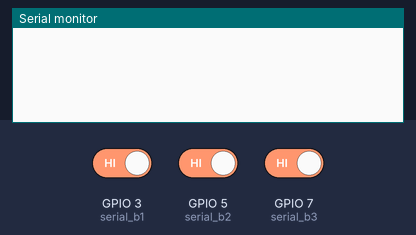
Bench run of a sketch on a simulated ESP32-S3. On the bench: the last lines printed to the serial monitor. The test bench sets the inputs (shaded band); at power-on: GPIO 3 (serial_b1) HIGH, GPIO 5 (serial_b2) HIGH, GPIO 7 (serial_b3) HIGH.

Above: at 1.2 s.
1.3 s: GPIO 3 (serial_b1) driven LOW
At 1.41 s:
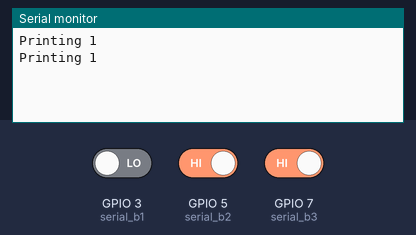
3.2 s: GPIO 5 (serial_b2) driven LOW
At 3.21 s:
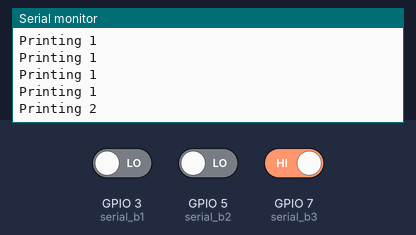
4.7 s: GPIO 7 (serial_b3) driven LOW
At 4.71 s:
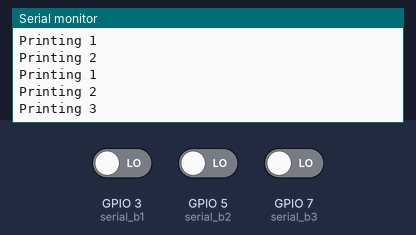
Timing chart, 0 to 7.7 s (numbered marks = the images above; inputs shaded):
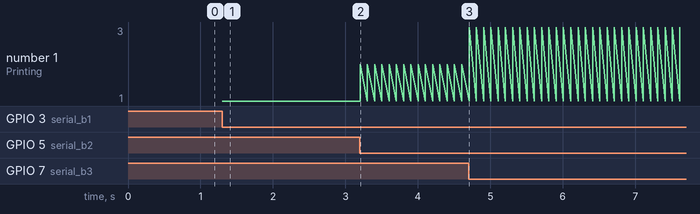

The sketch:

Send_receive_data.ino
```cpp
#include <HardwareSerial.h>
uint8_t serial_rx_pin = 15;
uint8_t serial_tx_pin = 14;

uint8_t serial_b1 = 3;
uint8_t serial_b2 = 5;
uint8_t serial_b3 = 7;

HardwareSerial xSerial(1);

void setup() {
  // put your setup code here, to run once:
  xSerial.begin(9600,SERIAL_8N1,serial_rx_pin,serial_tx_pin);
  Serial.begin(9600);
  pinMode(serial_b1, INPUT);
  pinMode(serial_b2, INPUT);
  pinMode(serial_b3, INPUT);
}

void loop() {

  if(digitalRead(serial_b1) == LOW){
    xSerial.write(1);
    Serial.println("Printing 1");
  }

  if(digitalRead(serial_b2) == LOW){
    xSerial.write(2);
    Serial.println("Printing 2");

  }

  if(digitalRead(serial_b3) == LOW){
    xSerial.write(3);
    Serial.println("Printing 3");
  }


  /*while(xSerial.available() > 0) {
    uint8_t byteFromSerial = xSerial.read();
  }*/
  delay(100);
}
```

Measured:
- after the input at 1.3 s, the serial monitor: prints a new line at once (image 1)
- after the input at 3.2 s, the serial monitor: prints a new line at once (image 2)
- after the input at 4.7 s, the serial monitor: prints a new line at once (image 3)
- plotted number 1: 1 → 2 after the input at 3.2 s, 2 → 3 after the input at 4.7 s
